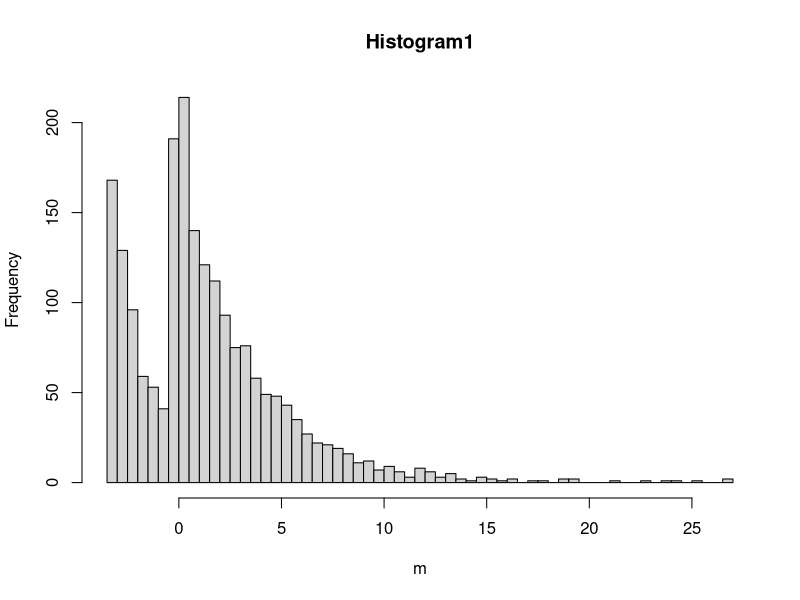
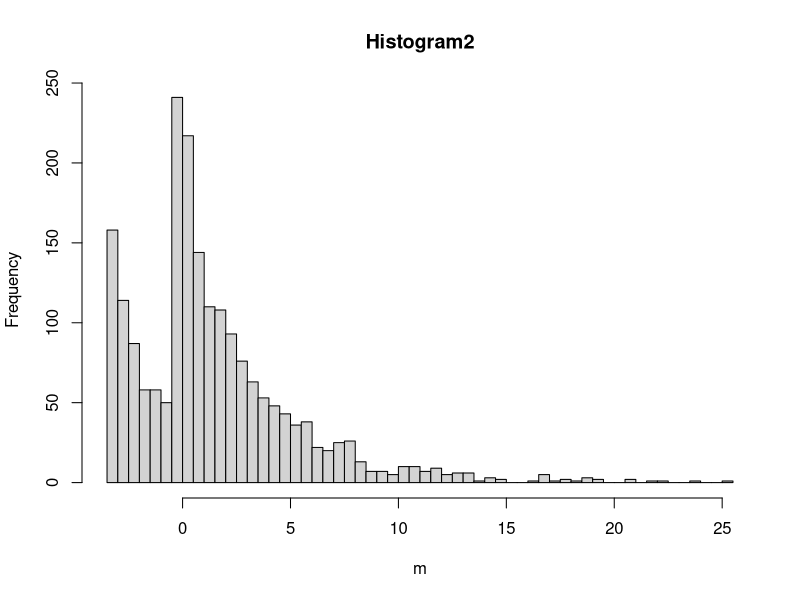
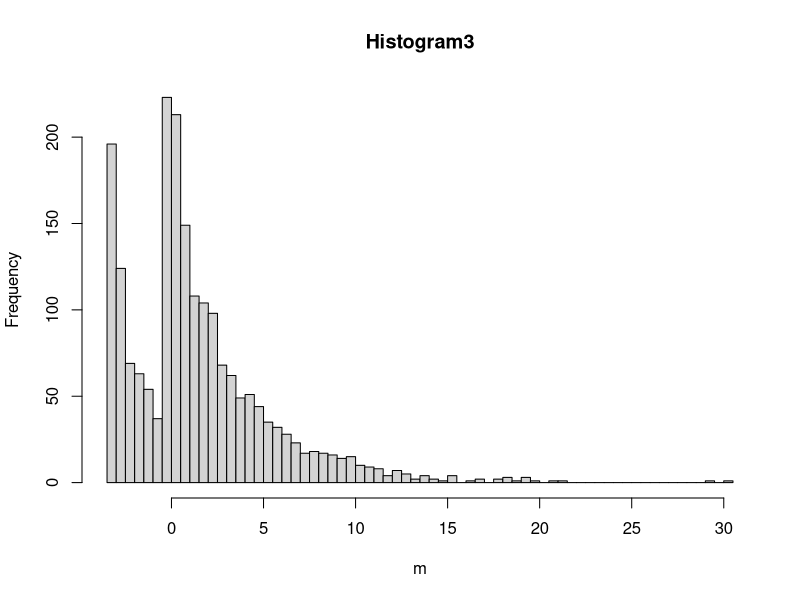
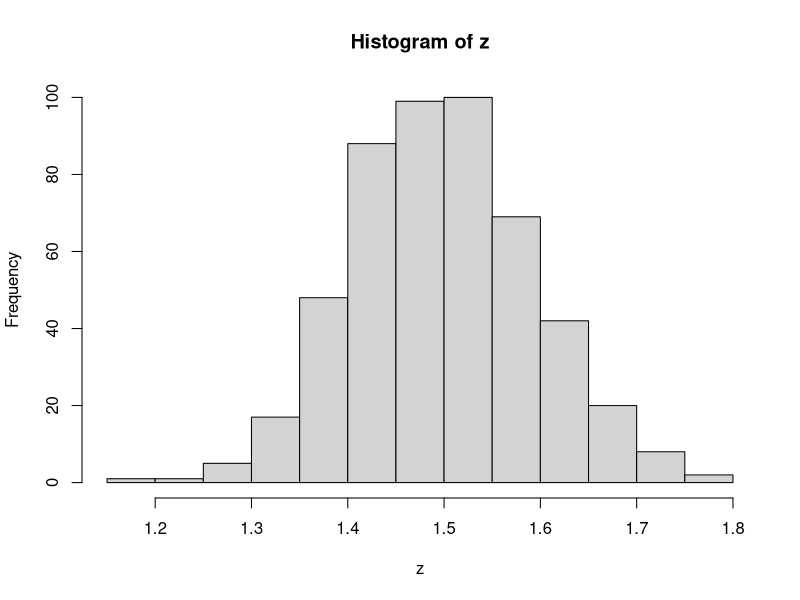

Write the R code that produced these figures, in order.
## ---- chunk 1
options(warn=-1)
install.packages("semTools")
library("semTools")
## ---- chunk 2
z = rep(0,500)
## ---- chunk 3
for( i in 1:500){
  m = mvrnonnorm(1000, c(1, 2), matrix(c(10, 2, 2, 5), 2, 2), skewness = c(5, 2), kurtosis = c(3,3))
  
  #records the average of the samples
  z[i] = mean(m)
  
  #print the 3 three
  if(i < 4){
    hist(m, breaks = 50, main = paste0("Histogram", i))
  }
}
## ---- chunk 4
hist(z)
